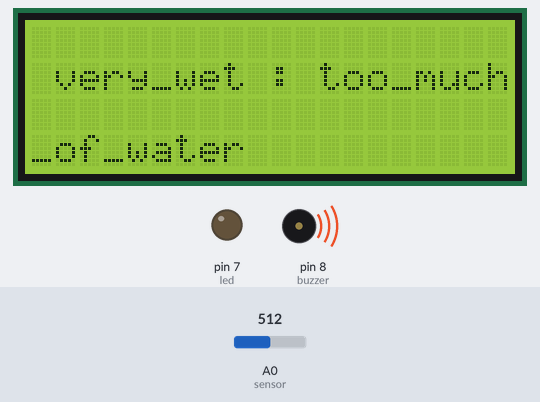
Simulated run of this sketch. Board: Arduino Uno, built with avr-gcc and run on an emulated ATmega328P. On the bench: 20×4 character LCD, output pins drawn as LEDs (lit = HIGH), buzzer (waves = sounding, pin HIGH). Dashed ring = blinking. Inputs (shaded band) come from the test bench; at power-on: A0 (sensor) = 512. What the sketch prints to the serial monitor is not drawn.

Above: at 1.6 s.
1.7 s: A0 (sensor) set to 587
7.7 s: A0 (sensor) set to 614
At 10.0 s:
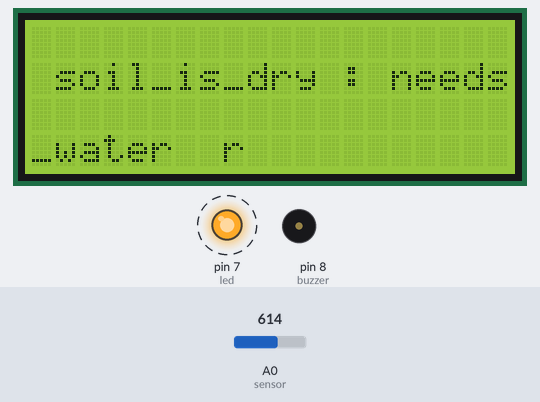
13.7 s: A0 (sensor) set to 590
At 15.0 s:
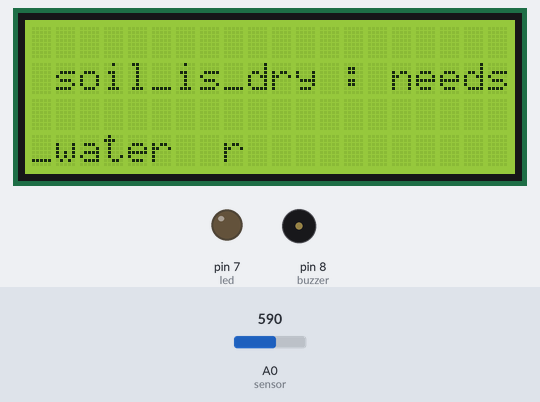
19.7 s: A0 (sensor) set to 610
At 21.0 s:
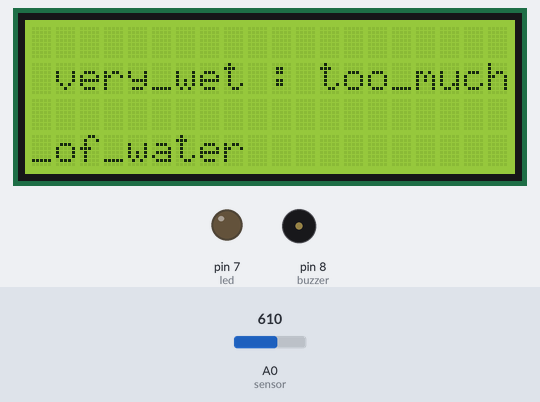
Timing chart, 0 to 26.7 s (numbered marks = the images above; inputs shaded):
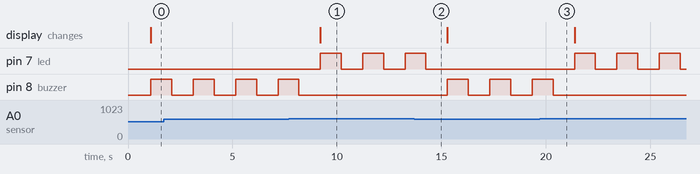

Measured:
- the behaviour switches between 599 and 600 on A0 (sensor) (found by bisection; images 0 and 1)
- after the input at 7.7 s, pin 7 (led): alternates HIGH for 1.0 s and LOW for 1.0 s, starting after 1.5 s; pin 8 (buzzer): goes on until 8.2 s, then stays LOW; the display: changes after 1.5 s (image 1)
- after the input at 13.7 s, pin 7 (led): goes on until 14.3 s, then stays LOW; pin 8 (buzzer): alternates HIGH for 1.0 s and LOW for 1.0 s, starting after 1.6 s
- after the input at 19.7 s, pin 7 (led): alternates HIGH for 1.0 s and LOW for 1.0 s, starting after 1.7 s; pin 8 (buzzer): goes on until 20.3 s, then stays LOW
- by itself, pin 8 (buzzer): alternates HIGH for 1.0 s and LOW for 1.0 s

The sketch:

soil_moister_sensor.ino
```cpp
#include <Wire.h>
#include <LiquidCrystal_I2C.h>
LiquidCrystal_I2C lcd(0x3F,20,4);
int sensor=A0;
int buzzer=8;
int led=7;
void setup()
{
  pinMode(sensor,INPUT);
  pinMode(buzzer,OUTPUT);
  pinMode(led,OUTPUT);
  Serial.begin(9600);
  lcd.init();
  lcd.backlight();


}

void loop() {
  int data=analogRead(sensor);
  Serial.print("moister_level : ");
  Serial.println(data);
  delay(1000);
  if(data>=600)
  {
    lcd.setCursor(1,1);
    lcd.print("soil_is_dry : ");
    lcd.println("needs_water");
    digitalWrite(led,1);
    delay(1000);
    digitalWrite(led,0);
  }
  else if(data>600&&data<600)
  {
    lcd.setCursor(1,1);
    lcd.print("partially_dry : ");
    lcd.println("in_good_condion");
  }
  else
  {
    lcd.setCursor(1,1);
    lcd.print("very_wet : ");
    lcd.println("too_much_of_water");
    digitalWrite(buzzer,1);
    delay(1000);
    digitalWrite(buzzer,0);

  }

}
```
